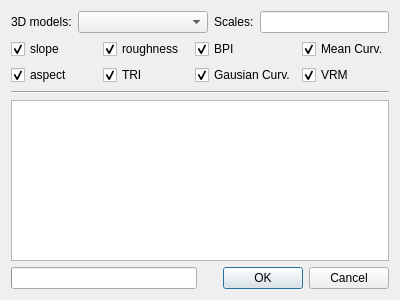
<?xml version="1.0" encoding="UTF-8"?>
<ui version="4.0">
 <class>Dialog</class>
 <widget class="QDialog" name="Dialog">
  <property name="geometry">
   <rect>
    <x>0</x>
    <y>0</y>
    <width>400</width>
    <height>300</height>
   </rect>
  </property>
  <property name="windowTitle">
   <string>Geomorphometrics</string>
  </property>
  <layout class="QVBoxLayout" name="verticalLayout">
   <item>
    <layout class="QHBoxLayout" name="horizontalLayout">
     <item>
      <widget class="QLabel" name="label_3">
       <property name="text">
        <string>3D models:</string>
       </property>
      </widget>
     </item>
     <item>
      <widget class="QComboBox" name="models">
       <property name="sizePolicy">
        <sizepolicy hsizetype="Expanding" vsizetype="Fixed">
         <horstretch>0</horstretch>
         <verstretch>0</verstretch>
        </sizepolicy>
       </property>
      </widget>
     </item>
     <item>
      <widget class="QLabel" name="label">
       <property name="text">
        <string>Scales:</string>
       </property>
      </widget>
     </item>
     <item>
      <widget class="QLineEdit" name="scales"/>
     </item>
    </layout>
   </item>
   <item>
    <layout class="QGridLayout" name="gridLayout">
     <item row="0" column="0">
      <widget class="QCheckBox" name="slope">
       <property name="text">
        <string>slope</string>
       </property>
       <property name="checked">
        <bool>true</bool>
       </property>
      </widget>
     </item>
     <item row="0" column="1">
      <widget class="QCheckBox" name="roughness">
       <property name="text">
        <string>roughness</string>
       </property>
       <property name="checked">
        <bool>true</bool>
       </property>
      </widget>
     </item>
     <item row="0" column="2">
      <widget class="QCheckBox" name="BPI">
       <property name="text">
        <string>BPI</string>
       </property>
       <property name="checked">
        <bool>true</bool>
       </property>
      </widget>
     </item>
     <item row="0" column="3">
      <widget class="QCheckBox" name="MC">
       <property name="text">
        <string>Mean Curv.</string>
       </property>
       <property name="checked">
        <bool>true</bool>
       </property>
      </widget>
     </item>
     <item row="1" column="0">
      <widget class="QCheckBox" name="aspect">
       <property name="text">
        <string>aspect</string>
       </property>
       <property name="checked">
        <bool>true</bool>
       </property>
      </widget>
     </item>
     <item row="1" column="1">
      <widget class="QCheckBox" name="TRI">
       <property name="text">
        <string>TRI</string>
       </property>
       <property name="checked">
        <bool>true</bool>
       </property>
      </widget>
     </item>
     <item row="1" column="2">
      <widget class="QCheckBox" name="GC">
       <property name="text">
        <string>Gausian Curv.</string>
       </property>
       <property name="checked">
        <bool>true</bool>
       </property>
      </widget>
     </item>
     <item row="1" column="3">
      <widget class="QCheckBox" name="VRM">
       <property name="text">
        <string>VRM</string>
       </property>
       <property name="checked">
        <bool>true</bool>
       </property>
      </widget>
     </item>
    </layout>
   </item>
   <item>
    <widget class="Line" name="line">
     <property name="orientation">
      <enum>Qt::Horizontal</enum>
     </property>
    </widget>
   </item>
   <item>
    <widget class="QTextBrowser" name="textBrowser"/>
   </item>
   <item>
    <layout class="QHBoxLayout" name="horizontalLayout_3">
     <item>
      <widget class="QProgressBar" name="progressBar">
       <property name="value">
        <number>0</number>
       </property>
       <property name="textVisible">
        <bool>false</bool>
       </property>
      </widget>
     </item>
     <item>
      <widget class="QDialogButtonBox" name="buttonBox">
       <property name="orientation">
        <enum>Qt::Horizontal</enum>
       </property>
       <property name="standardButtons">
        <set>QDialogButtonBox::Cancel|QDialogButtonBox::Ok</set>
       </property>
      </widget>
     </item>
    </layout>
   </item>
  </layout>
 </widget>
 <resources/>
 <connections>
  <connection>
   <sender>buttonBox</sender>
   <signal>accepted()</signal>
   <receiver>Dialog</receiver>
   <slot>accept()</slot>
   <hints>
    <hint type="sourcelabel">
     <x>248</x>
     <y>254</y>
    </hint>
    <hint type="destinationlabel">
     <x>157</x>
     <y>274</y>
    </hint>
   </hints>
  </connection>
  <connection>
   <sender>buttonBox</sender>
   <signal>rejected()</signal>
   <receiver>Dialog</receiver>
   <slot>reject()</slot>
   <hints>
    <hint type="sourcelabel">
     <x>316</x>
     <y>260</y>
    </hint>
    <hint type="destinationlabel">
     <x>286</x>
     <y>274</y>
    </hint>
   </hints>
  </connection>
 </connections>
</ui>
